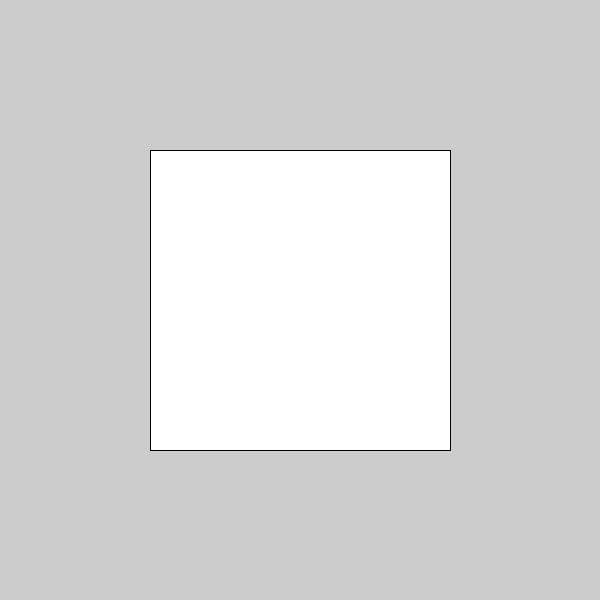
Frame 1 (no input)
Frame 60 (the mouse pressed at the canvas centre just before this capture): identical to frame 1, image omitted
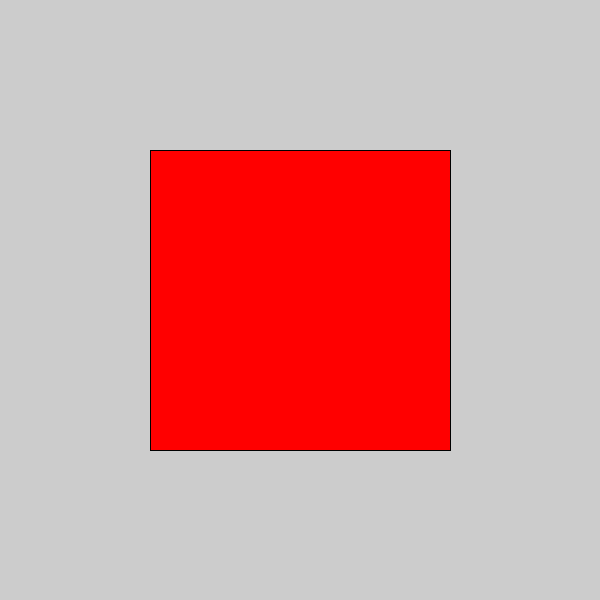
Frame 120 (the mouse held since frame 60 and released just before this capture)

The Processing sketch that drew these frames (run headless with seeded random() and noise(); from frame 60 on, the mouse is pressed at the canvas centre):

// Processing sketch: processing_105058
// ── processing_105058.pde

void setup(){
  size(600,600);
}
  
 void draw(){
   rect(height/4,width/4,300,300);
   if (mouseX>200 && mouseY<400){
     if (mouseY>200 && mouseX<400){
       fill(255,0,0);} else {fill(255,255,255);
     }
 
   }
 }
